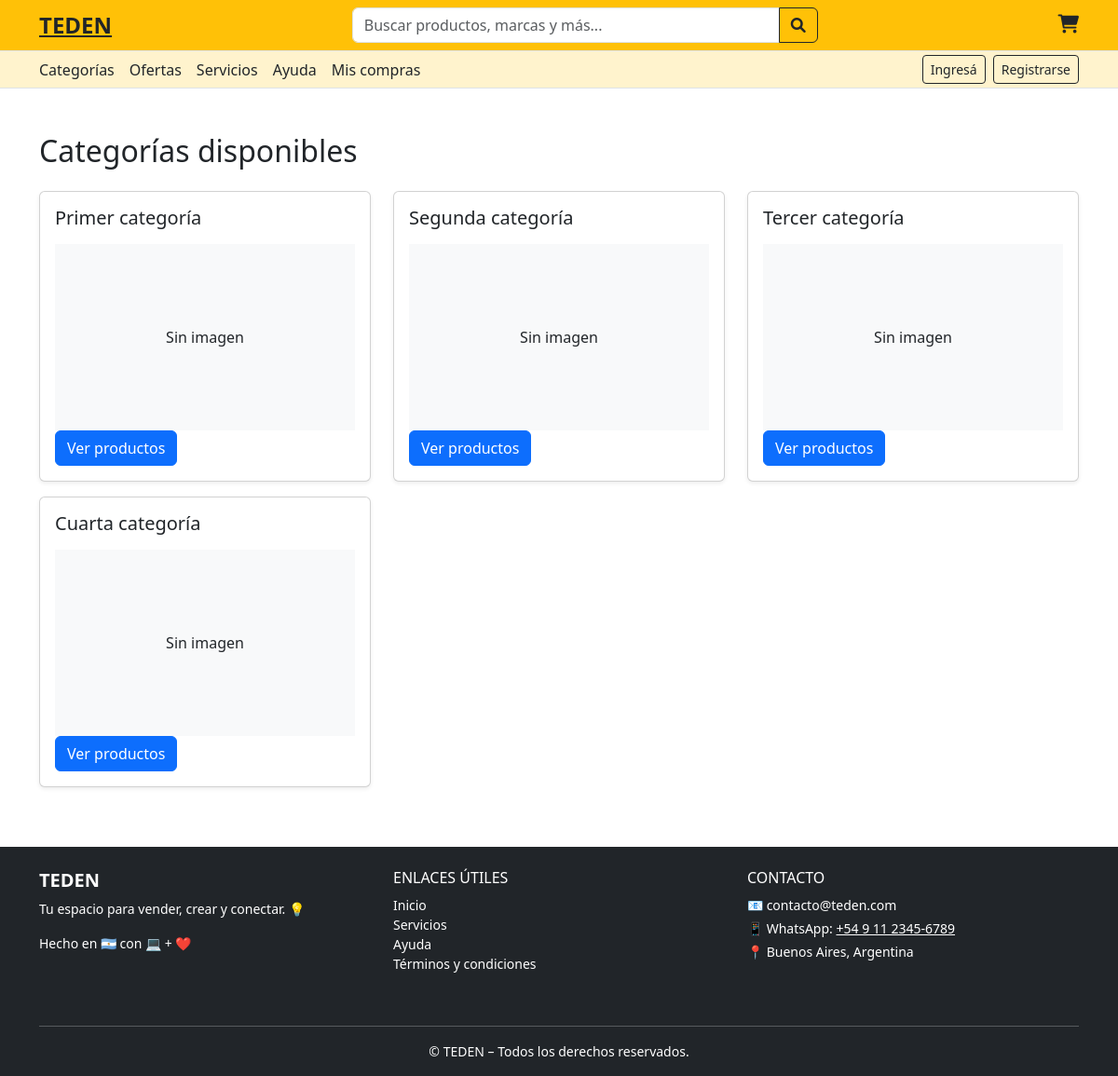
Before: /categorias/ with the older database file.
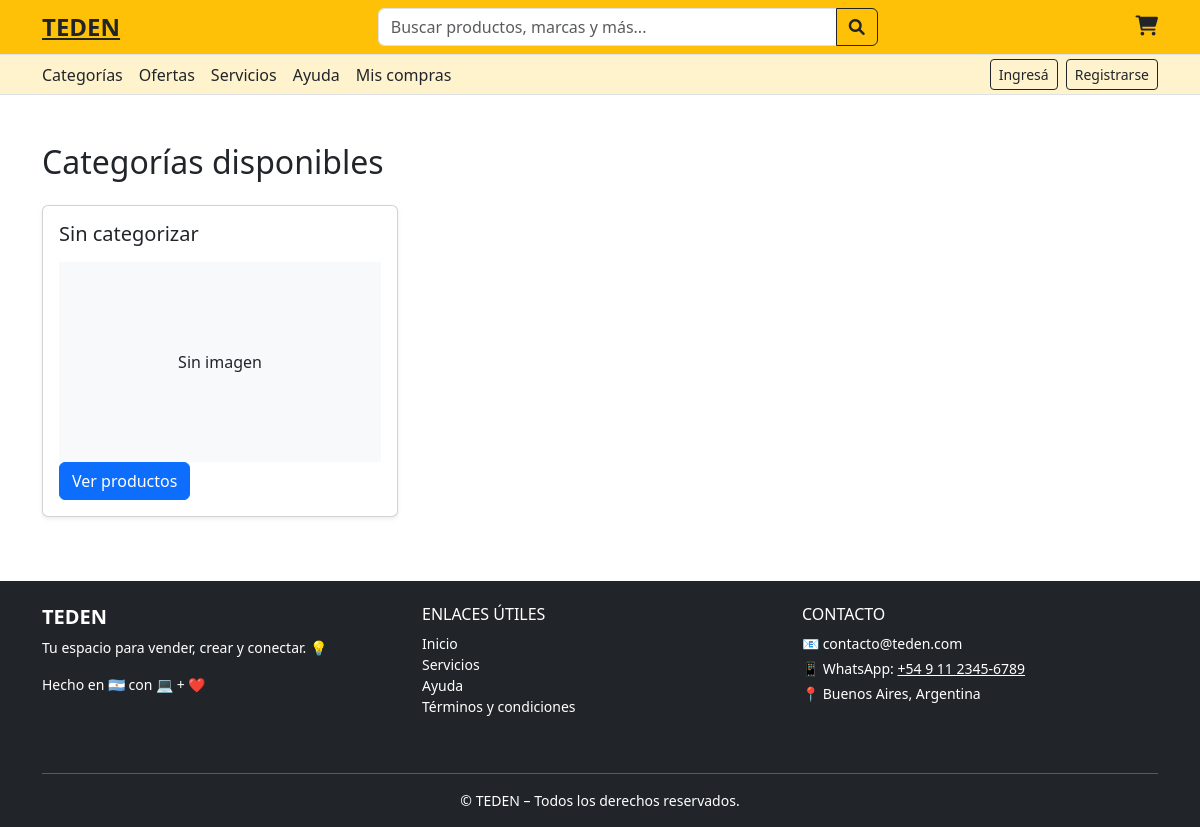
After: the same page with the newer database file.
### products/models.py (models this page shows, shortened)
class Category(models.Model):
    name = models.CharField(max_length=100, unique=True)
    image = models.ImageField(upload_to='categories/', blank=True, null=True)  # 🆕 Campo

### core/views.py (the view)
# urls.py: path('categorias/', views.lista_categorias, name='lista_categorias'),
def lista_categorias(request):
    categorias = Category.objects.all()
    return render(request, 'core/lista_categorias.html', {'categorias': categorias})

### core/templates/core/lista_categorias.html (shortened to what this page needs)
{% include "partials/header.html" %}
{% include "partials/register_modal.html" %}
{% block content %}
<main>
<div class="container mt-5">
  <h2 class="mb-4">Categorías disponibles</h2>
  <div class="row">
    {% for categoria in categorias %}
      <div class="col-md-4 mb-3">
        <div class="card shadow-sm">
          <div class="card-body">
            <h5 class="card-title">{{ categoria.name }}</h5>
            {% if categoria.image %}
              <img src="{{ categoria.image.url }}" class="img-fluid mb-3" alt="{{ categoria.name }}">
            {% else %}
              <div class="bg-light d-flex align-items-center justify-content-center" style="height:200px;">Sin imagen</div>
            {% endif %}
            <a href="{% url 'productos_por_categoria' categoria.id %}" class="btn btn-primary">Ver productos</a>
          </div>
        </div>
      </div>
    {% empty %}
      <p>No hay categorías con productos disponibles.</p>
    {% endfor %}
  </div>
</div>
</main>
{% endblock %}
{% include "partials/footer.html" %}

Changed rows visible on the page:
removed Category: name "Segunda categoría", image "Sin imagen"
removed Category: name "Tercer categoría", image "Sin imagen"
removed Category: name "Cuarta categoría", image "Sin imagen"
changed Category: name "Primer categoría" → "Sin categorizar"
